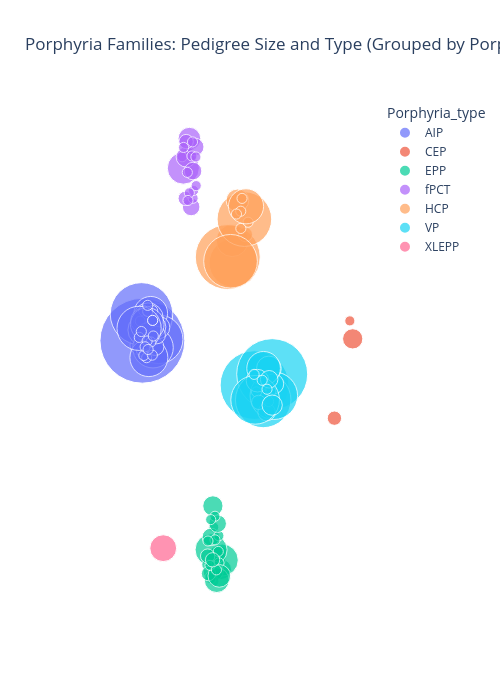

The code cell stored with this chart in its notebook:
### Code cell
import plotly.express as px
import pandas as pd
import networkx as nx
import numpy as np


# Step 1: Read your data from CSV
data = pd.read_csv("Cluster_plot.csv")

# Ensure Family is treated as a string (in case it contains numeric values)
data['Family'] = data['Family'].astype(str)

# Step 2: Create a graph (G) and add nodes
G = nx.Graph()

# Add nodes (families)
for index, row in data.iterrows():
    G.add_node(row['Family'], size=row['Pedigree_size'])

# Step 3: Add edges based on shared Porphyria_type
# Families with the same Porphyria_type are connected
for porphyria_type in data['Porphyria_type'].unique():
    subset = data[data['Porphyria_type'] == porphyria_type]
    families = subset['Family'].values
    
    # Connect all families with the same Porphyria_type
    for i in range(len(families)):
        for j in range(i+1, len(families)):
            G.add_edge(families[i], families[j])

# Step 4: Use spring_layout to calculate positions
pos = nx.spring_layout(G, k=1, iterations=130)

# Step 5: Define manual offsets for each Porphyria_type
offsets = {
    'AIP': (0, 0),
    'CEP': (1, 0),
    'EPP': (0, 0),
    'fPCT': (0, 0),
    'HCP': (0, 0),
    'VP': (0, 0),
    'XLEPP': (0, 0),
}

# Apply the manual offsets to the positions based on Porphyria_type
for node, position in pos.items():
    porphyria_type = data.loc[data['Family'] == node, 'Porphyria_type'].values[0]
    pos[node][0] += offsets[porphyria_type][0]
    pos[node][1] += offsets[porphyria_type][1]

# Step 5: Extract positions into x and y arrays
x_pos = []
y_pos = []

# Convert Family to string to match the dictionary keys in `pos`
for family in data['Family'].astype(str):
    if family in pos:
        x_pos.append(pos[family][0])
        y_pos.append(pos[family][1])
    else:
        # If a family is missing, assign default coordinates (e.g., (0, 0))
        print(f"Warning: Family {family} is missing from positions.")
        x_pos.append(0)
        y_pos.append(0)

# Add the positions to the dataframe
data['x'] = x_pos
data['y'] = y_pos

# Step 6: Create the bubble chart with Plotly using the calculated positions
fig = px.scatter(data, x='x', y='y', size='Pedigree_size', color='Porphyria_type',
                 hover_name='Family', size_max=60,
                 title="Porphyria Families: Pedigree Size and Type (Grouped by Porphyria Type)")

fig.update_layout(
    width=500,  # Set the desired width
    height=700,  # Set the desired height
    paper_bgcolor='white',  # Set the background to white
    plot_bgcolor='white',   # Set the plot background to white
    showlegend=True, xaxis_showgrid=False, yaxis_showgrid=False,
    xaxis=dict(visible=False), yaxis=dict(visible=False)
)


# Step 7: Export the figure to a high-resolution PNG file with Kaleido
#fig.write_image('porphyria_families_high_res_1.png', format='png', width=500, height=700)
fig.write_html('porphyria_families.html')


# Show the figure in the notebook
fig.show()

### Figure 1 — Plotly figure (JSON) as saved in the notebook; plotly's stock layout.template omitted (floating-point values rounded to 4 significant figures)
{"data": [{"hovertemplate": "<b>%{hovertext}</b><br><br>Porphyria_type=AIP<br>x=%{x}<br>y=%{y}<br>Pedigree_size=%{marker.size}<extra></extra>", "hovertext": ["1", "2", "3", "4", "8", "9", "10", "11", "12", "13", "28", "29", "32", "41", "42", "54", "60", "64", "66", "67", "70", "74", "77", "81", "85", "15", "61", "TBA1", "TBA1", "TBA13", "TBA17", "TBA18", "TBA2", "TBA3", "TBA4", "TBA9", "TBAX22"], "legendgroup": "AIP", "marker": {"color": "#636efa", "size": [70, 10, 4, 38, 10, 23, 16, 11, 1, 5, 14, 3, 5, 9, 1, 2, 6, 1, 4, 3, 1, 11, 1, 19, 1, 1, 1, 1, 1, 1, 1, 1, 1, 1, 1, 1, 1], "sizemode": "area", "sizeref": 0.01944, "symbol": "circle"}, "mode": "markers", "name": "AIP", "orientation": "v", "showlegend": true, "type": "scatter", "x": [-0.8073, -0.6214, -0.8373, -0.8193, -0.7866, -0.5907, -0.6654, -0.6953, -0.817, -0.5926, -0.7205, -0.6368, -0.6457, -0.7316, -0.6706, -0.6973, -0.7979, -0.836, -0.7428, -0.6172, -0.7889, -0.7425, -0.7361, -0.8512, -0.8487, -0.6927, -0.7505, -0.6704, -0.6704, -0.7875, -0.7442, -0.6746, -0.7709, -0.6619, -0.8211, -0.7309, -0.7361], "xaxis": "x", "y": [0.06172, 0.1514, 0.04349, 0.173, 0.1062, 0.06791, 0.03305, 0.1756, 0.01829, 0.1169, -0.008274, 0.03709, 0.1192, 0.1557, 0.1866, 0.1091, 0.1453, 0.1429, 0.0941, 0.08514, 0.186, 0.1293, 0.1834, 0.1131, 0.07556, 0.05638, -0.008444, 0.146, 0.146, 0.0006618, 0.06073, 0.002019, 0.03663, 0.08133, 0.1, 0.0256, 0.2084], "yaxis": "y"}, {"hovertemplate": "<b>%{hovertext}</b><br><br>Porphyria_type=CEP<br>x=%{x}<br>y=%{y}<br>Pedigree_size=%{marker.size}<extra></extra>", "hovertext": ["26", "93", "101"], "legendgroup": "CEP", "marker": {"color": "#EF553B", "size": [1, 4, 2], "sizemode": "area", "sizeref": 0.01944, "symbol": "circle"}, "mode": "markers", "name": "CEP", "orientation": "v", "showlegend": true, "type": "scatter", "x": [1.962, 2, 1.756], "xaxis": "x", "y": [0.1441, 0.06956, -0.2592], "yaxis": "y"}, {"hovertemplate": "<b>%{hovertext}</b><br><br>Porphyria_type=EPP<br>x=%{x}<br>y=%{y}<br>Pedigree_size=%{marker.size}<extra></extra>", "hovertext": ["19", "20", "21", "22", "23", "24", "30", "35", "36", "37", "43", "44", "52", "57", "59", "72", "83", "84", "87", "90", "94", "95", "97", "99", "102", "103", "89"], "legendgroup": "EPP", "marker": {"color": "#00cc96", "size": [1, 4, 1, 4, 4, 10, 10, 4, 1, 1, 3, 1, 1, 6, 1, 1, 3, 2, 1, 5, 2, 1, 1, 2, 1, 1, 1], "sizemode": "area", "sizeref": 0.01944, "symbol": "circle"}, "mode": "markers", "name": "EPP", "orientation": "v", "showlegend": true, "type": "scatter", "x": [0.1448, 0.2467, 0.2474, 0.1337, 0.171, 0.2584, 0.1098, 0.1376, 0.05314, 0.1466, 0.1073, 0.2151, 0.1081, 0.1849, 0.2138, 0.2054, 0.1973, 0.07528, 0.163, 0.2196, 0.06393, 0.09525, 0.1811, 0.1296, 0.1617, 0.06802, 0.1044], "xaxis": "x", "y": [-0.711, -0.8858, -0.8115, -0.623, -0.8399, -0.8476, -0.8048, -0.8929, -0.8665, -0.935, -0.7515, -0.8591, -0.9246, -0.9305, -0.7466, -0.8117, -0.6965, -0.9037, -0.7638, -0.9131, -0.8308, -0.8694, -0.8881, -0.8464, -0.6659, -0.7684, -0.6796], "yaxis": "y"}, {"hovertemplate": "<b>%{hovertext}</b><br><br>Porphyria_type=fPCT<br>x=%{x}<br>y=%{y}<br>Pedigree_size=%{marker.size}<extra></extra>", "hovertext": ["27", "31", "45", "62", "69", "86", "96", "98", "78", "80", "92", "TBA10", "TBA14", "TBA16", "TBA5", "TBA6", "TBA7", "TBA8", "TBAX20", "TBAX21"], "legendgroup": "fPCT", "marker": {"color": "#ab63fa", "size": [5, 10, 1, 1, 4, 3, 3, 3, 2, 2, 1, 1, 1, 1, 1, 1, 1, 1, 1, 1], "sizemode": "area", "sizeref": 0.01944, "symbol": "circle"}, "mode": "markers", "name": "fPCT", "orientation": "v", "showlegend": true, "type": "scatter", "x": [-0.1796, -0.2609, -0.2768, -0.1852, -0.2218, -0.1024, -0.1565, -0.1312, -0.2351, -0.2232, -0.146, -0.09292, -0.1302, -0.1236, -0.1384, -0.2579, -0.181, -0.2077, -0.1987, -0.08905], "xaxis": "x", "y": [0.8993, 0.7773, 0.8244, 0.8512, 0.8235, 0.865, 0.6162, 0.7651, 0.6517, 0.8874, 0.8277, 0.8236, 0.6524, 0.6845, 0.8859, 0.863, 0.6747, 0.7596, 0.6431, 0.7047], "yaxis": "y"}, {"hovertemplate": "<b>%{hovertext}</b><br><br>Porphyria_type=HCP<br>x=%{x}<br>y=%{y}<br>Pedigree_size=%{marker.size}<extra></extra>", "hovertext": ["5", "6", "14", "25", "38", "39", "40", "46", "48", "58", "TBA11", "TBA12", "TBAX23"], "legendgroup": "HCP", "marker": {"color": "#FFA15A", "size": [23, 10, 41, 2, 29, 28, 5, 1, 12, 1, 1, 1, 1], "sizemode": "area", "sizeref": 0.01944, "symbol": "circle"}, "mode": "markers", "name": "HCP", "orientation": "v", "showlegend": true, "type": "scatter", "x": [0.4085, 0.392, 0.3322, 0.5675, 0.5542, 0.3692, 0.4612, 0.6035, 0.576, 0.5068, 0.5055, 0.523, 0.4484], "xaxis": "x", "y": [0.3843, 0.4769, 0.4086, 0.502, 0.5659, 0.3911, 0.6435, 0.553, 0.6189, 0.5271, 0.5986, 0.6517, 0.587], "yaxis": "y"}, {"hovertemplate": "<b>%{hovertext}</b><br><br>Porphyria_type=VP<br>x=%{x}<br>y=%{y}<br>Pedigree_size=%{marker.size}<extra></extra>", "hovertext": ["49", "7", "16", "17", "18", "33", "34", "47", "50", "51", "53", "55", "56", "63", "65", "73", "82", "91", "104", "TBA15", "TBAX19"], "legendgroup": "VP", "marker": {"color": "#19d3f3", "size": [7, 46, 49, 30, 22, 6, 1, 4, 11, 3, 1, 2, 5, 1, 1, 23, 4, 3, 1, 1, 1], "sizemode": "area", "sizeref": 0.01944, "symbol": "circle"}, "mode": "markers", "name": "VP", "orientation": "v", "showlegend": true, "type": "scatter", "x": [0.7332, 0.6896, 0.9251, 0.8052, 0.9473, 0.8817, 0.8926, 0.9442, 0.8106, 0.851, 0.7159, 0.7459, 0.7293, 0.9083, 0.8771, 0.6975, 0.9249, 0.8848, 0.7919, 0.6836, 0.8566], "xaxis": "x", "y": [-0.05483, -0.1221, -0.07672, -0.1837, -0.1663, -0.05334, -0.2363, -0.1173, -0.05246, -0.2343, -0.1503, -0.1937, -0.1039, -0.1477, -0.1901, -0.1834, -0.2052, -0.09811, -0.1021, -0.07767, -0.1393], "yaxis": "y"}, {"hovertemplate": "<b>%{hovertext}</b><br><br>Porphyria_type=XLEPP<br>x=%{x}<br>y=%{y}<br>Pedigree_size=%{marker.size}<extra></extra>", "hovertext": ["88"], "legendgroup": "XLEPP", "marker": {"color": "#FF6692", "size": [7], "sizemode": "area", "sizeref": 0.01944, "symbol": "circle"}, "mode": "markers", "name": "XLEPP", "orientation": "v", "showlegend": true, "type": "scatter", "x": [-0.5292], "xaxis": "x", "y": [-0.7981], "yaxis": "y"}], "layout": {"height": 700, "legend": {"itemsizing": "constant", "title": {"text": "Porphyria_type"}, "tracegroupgap": 0}, "paper_bgcolor": "white", "plot_bgcolor": "white", "showlegend": true, "title": {"text": "Porphyria Families: Pedigree Size and Type (Grouped by Porphyria Type)"}, "width": 500, "xaxis": {"anchor": "y", "domain": [0, 1], "showgrid": false, "title": {"text": "x"}, "visible": false}, "yaxis": {"anchor": "x", "domain": [0, 1], "showgrid": false, "title": {"text": "y"}, "visible": false}}}
